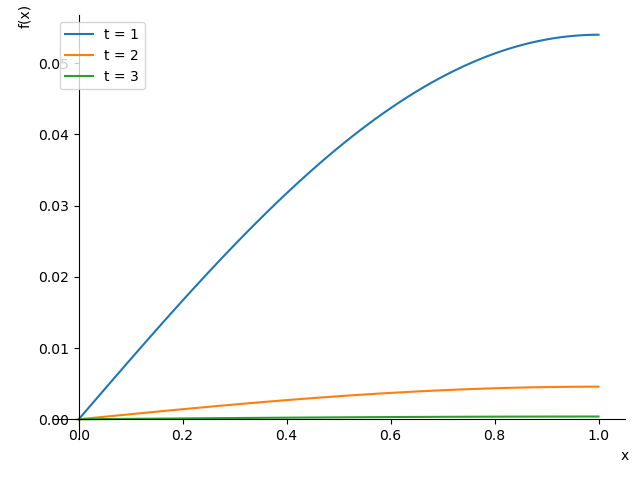

The script that drew this image:
import numpy as np
import matplotlib.pyplot as plt
import sympy as sy

x, n, t = sy.symbols('x, n, t')

f1 = (1/((n+1/2)*sy.pi))*(sy.exp((-((n+1/2)*sy.pi)**2)*t))*(sy.sin((n+1/2)*sy.pi*x))
func = sy.summation(f1, (n, 0, 30))

p = sy.plot(func.subs(t, 1), func.subs(t, 2), func.subs(t, 3), (x, 0, 1), legend=True, show=False)
p[0].label = "t = 1"
p[1].label = "t = 2"
p[2].label = "t = 3"
p.show()
